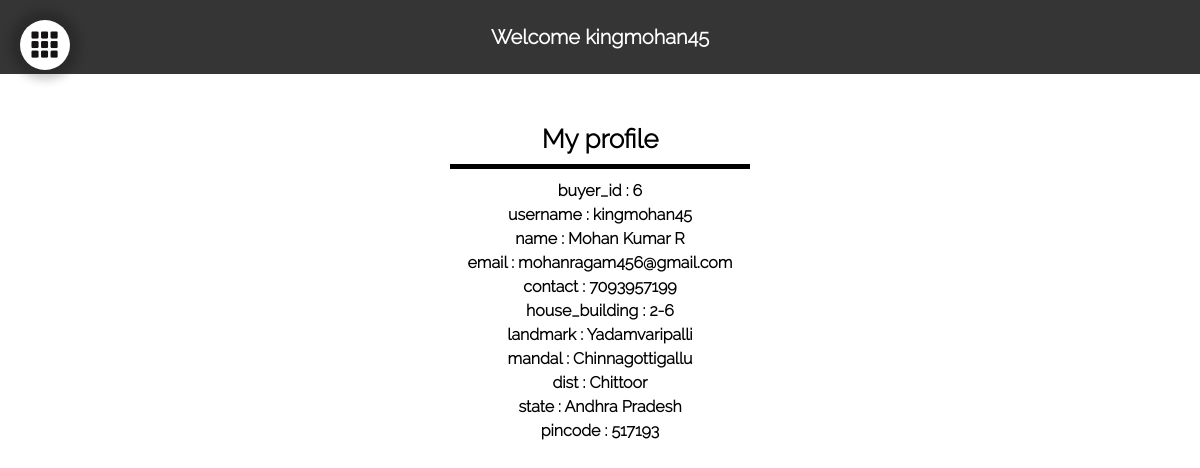
Page /farmers_market/customer.php?nav=profile (signed in) on the committed database.
### tables this page shows
CREATE TABLE `buyers` (
  `buyer_id` int(11) NOT NULL,
  `username` varchar(20) NOT NULL,
  `name` varchar(100) NOT NULL,
  `email` varchar(320) NOT NULL,
  `contact` varchar(10) NOT NULL,
  `password` varchar(256) NOT NULL,
  `house_building` varchar(20) NOT NULL,
  `landmark` varchar(50) NOT NULL,
  `mandal` varchar(100) NOT NULL,
  `dist` varchar(50) NOT NULL,
  `state` varchar(20) NOT NULL,
  `pincode` varchar(6) NOT NULL
);

### farmers_market/customer.php (the view, shortened to what this page needs)
<!DOCTYPE html>
<head>
	<link rel="stylesheet" type="text/css" href="main.css"/>
</head>
<body>
		<div class="menu-icon">
			<img src="icons/menu-before.jpg" id="menu-icon1" class="menu"/>
		</div>
	<p class="main">Welcome <?php echo $_SESSION['username']?></p>
	<div src="default.php" class="frame flex-container" name="a">
			<?php
				require("connection.php");
			?>
		<section id="profile" class="home-view">
			<div align="center">
				<p class="popupHeader" style="border-bottom-color: black;margin-bottom: 10px;">My profile</p>
			</div>
			<?php
				$sql="SELECT * FROM ".$_SESSION['user_type']."s WHERE ".$_SESSION['user_type']."_id=".$_SESSION['id'];
				$result = $mysqli->query($sql);
				if ($result && $result->num_rows > 0) {
				  $row = $result->fetch_assoc();
				  foreach($row as $field => $value){
				  	if($field=="password"){
				  		continue;
				  	}
				  	if($value){
				  		echo "<p>".$field." : ".$value."</p>";
				  	}
				  }
				} else {
				  echo "Something error occured while accessing your profile";
				}
			?>
		</section>
	</div>
</body>

### farmers_market/main.css (style rules this page uses)
* { font-family: Raleway; box-sizing:border-box; margin:0; font-weight: 1000; }
body { overflow-x: hidden; }
.flex-container { display: flex; flex-wrap:wrap; justify-content: space-around; align-items: center; text-align: center; line-height: 1.5; }
.popupHeader { font-size: 26px; margin-top: 20px; border-bottom: 5px solid rgb(255, 255, 255); padding-bottom: 5px; width: 300px; }

### farmers_market/customer.php (style rules this page uses)
* { margin:0; box-sizing: border-box; }
.menu { margin:11px; }
#menu-icon1 { width:27px; height:27px; }
.menu { position: fixed; }
.menu-icon { margin:20px; width:50px; height:50px; border-radius:50%; background-color: white; box-shadow:0 0 10px 10px rgba(0,0,0,0.2); z-index: 3; position: fixed; }
.frame { border:0; width:100%; height: 90%; top:74px; z-index: -2; }
.main { position: fixed; top: 0; font-size:20px; position:fixed; width:100%; text-align:center; color:white; background-color:#353535; padding:25px; z-index:2; }
.home-view { display: none; margin-top:100px; }

### rows in the picture
buyers: buyer_id "6", username "kingmohan45", name "Mohan Kumar R", email "mohanragam456@gmail.com", contact "7093957199", house_building "2-6", landmark "Yadamvaripalli", mandal "Chinnagottigallu", dist "Chittoor", state "Andhra Pradesh", pincode "517193"

### other values in the picture
$_SESSION['username'] "kingmohan45"
$field "buyer_id"
$field "username"
$field "name"
$field "email"
$field "contact"
$field "house_building"
$field "landmark"
$field "mandal"
$field "dist"
$field "state"
$field "pincode"
